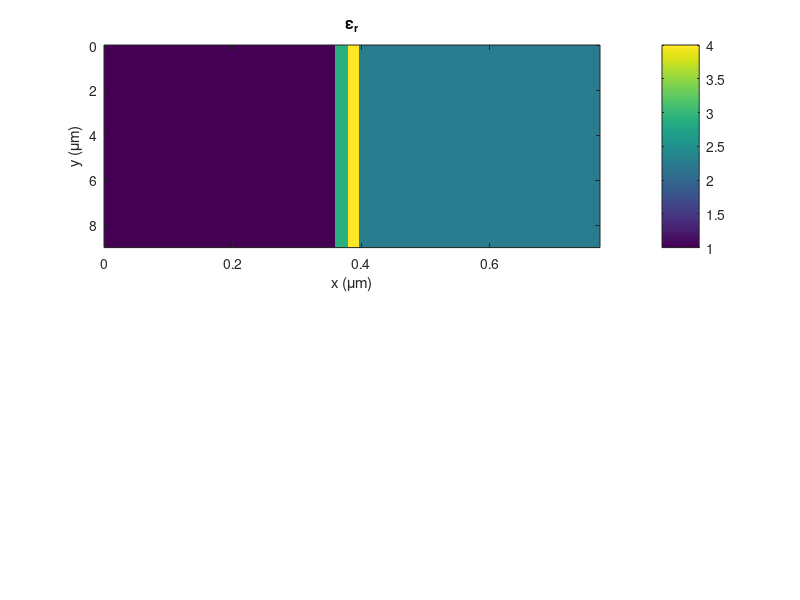

The MATLAB script that drew this image: (Note: this script raises an error after producing the figure.)
%%%%%%%%%%%%%%%%%%%%%%%%%%%%%%%%%%%%%%%%%%%%%%%%%%%%%%%%%%%%%%%%%%%%%%%%%%
%   Resonance Grating - FDFD Simulation
%       This MATLAB files simulates a single period of a rectangular
%       grating using the Finite-Difference Frequency Domain method.
%       The wavelength sweep goes from 2 um to 1 um.
%%%%%%%%%%%%%%%%%%%%%%%%%%%%%%%%%%%%%%%%%%%%%%%%%%%%%%%%%%%%%%%%%%%%%%%%%%
set(0,'DefaultFigureWindowStyle','docked');

% close all;
clc;
clear all;
close all;

% UNITS
micrometers = 1;
millimeters = 1e3 * micrometers;
meters = 1e3 * millimeters;
degrees = pi/180;
seconds = 1;
hertz = 1/seconds;
gigahertz = 1e9 * hertz;

% CONSTANTS
c0 = 299792458 * meters/seconds;

% POINTS FOR SWEEP 
Nf = 101;
tot_ref = zeros(1,Nf);
tot_trn = tot_ref;
tot_con = tot_ref;

% FIGURE SETTINGS 
fig = 1;        % 0 for no figures, 1 for figure animation

%%%%%%%%%%%%%%%%%%%%%%%%%%%%%%%%%%%%%%%%%%%%%%%%%%%%%%%%%%%%%%%%%%%%%%%%%
%% DEFINE SIMULATION PARAMETERS
%%%%%%%%%%%%%%%%%%%%%%%%%%%%%%%%%%%%%%%%%%%%%%%%%%%%%%%%%%%%%%%%%%%%%%%%%
% SOURCE PARAMETERS
lam0 = 1.55 * micrometers;
f0 = c0/lam0;
lam01 = 1.0 * micrometers;
lam02 = 2.1 * micrometers;
lam0f = linspace(lam01,lam02,Nf);

% GRATING PARAMETERS
lamd   = 1.55 * micrometers;        % Design wavelength
fd     = c0/lamd;                   % Design frequency
nclad1 = 1.0;                       % Reflection Region
nclad2 = 1.5;                       % Transmission Region
nslab  = 2.0;                       % Waveguide
ngrat  = 1.7;                       % Grating effective refractive index
L      = 0.5000*lamd;               % Grating period
ff     = 0.5;                       % Grating fill fraction
d      = 0.1500*lamd;               % Grating depth
t      = lamd/(4*nslab);            % Substrate thickness

% EXTERNAL MATERIALS
ur1 = 1.0;                    % Reflection region permeability
er1 = nclad1^2;               % Reflection region permittivity
ur2 = 1.0;                    % Transmission region permeability
er2 = nclad2^2;               % Transmission region permittivity

% GRID PARAMETERS
NRES = 60;                    % Grid resolution
BUFZ = 2*lam02 * [1 1];       % Spacer region above and below grating
DEV.NPML = [20 20];           % Size of PML at top and bottom of grid

%%%%%%%%%%%%%%%%%%%%%%%%%%%%%%%%%%%%%%%%%%%%%%%%%%%%%%%%%%%%%%%%%%%%%%%%%
%% CALCULATE OPTIMIZED GRID
%%%%%%%%%%%%%%%%%%%%%%%%%%%%%%%%%%%%%%%%%%%%%%%%%%%%%%%%%%%%%%%%%%%%%%%%%
% Consider wavelengths
lam_min = min([lam01 lam02])/max([nclad1 nclad2 nslab]);
dlam = lam_min/NRES; 

% Consider mechanical parameters
dmin = ff*L;   % Fill fraction is
dd = dmin/2;   % Delta for distance

% Choose the highest resolution
dx = dlam;
dy = dx;

% dx =    0.055172006602080
% dy = dx;

% Snap grid to critical dimension (in this case L and d+t)
Nx = 2*ceil(L/dx/2) + 1;      % First guess at grid spacing (odd for periodic)
Ny = ceil(d/dy);

% Calculate new grid resolutions
dx = L/Nx;
dy = d/Ny;

% Incorporate PML and spacer regions
Ny = Ny + DEV.NPML(1) + DEV.NPML(2) + ceil(BUFZ(1)/dy) + ceil(BUFZ(2)/dy);

% Calculate 2x grid
Nx2 = 2*Nx;
Ny2 = 2*Ny;
dx2 = dx/2;
dy2 = dy/2;
xa2 = [0:Nx2-1]*dx2;
ya2 = [0:Ny2-1]*dy2;

%%%%%%%%%%%%%%%%%%%%%%%%%%%%%%%%%%%%%%%%%%%%%%%%%%%%%%%%%%%%%%%%%%%%%%%%%
%% BUILD DEVICE ON 2x GRID
%%%%%%%%%%%%%%%%%%%%%%%%%%%%%%%%%%%%%%%%%%%%%%%%%%%%%%%%%%%%%%%%%%%%%%%%%
UR2 = ur1*ones(Nx2,Ny2);
ER2 = er1*ones(Nx2,Ny2);

% Calculate start and stop indices for filling in the grid
nt1 = 2*DEV.NPML(1) + ceil(BUFZ(1)/dy2);
nt2 = nt1 + round(t/dy2);
nt3 = nt2 + 1;
nt4 = nt3 + round(d/dy2);
nd2 = nt2;
nd1 = nt2 - round(d/dy2);
nx1 = round(Nx2*ff/2);
nx2 = round(Nx2 - Nx2*ff/2);

% Fill in the permeability regions
UR2(:,:) = 1.0;

% Fill in the permittivity regions
ER2(:,nt1:nt2) = nslab^2;
ER2(:,nt3:nt4) = ngrat^2;
ER2(:,1:nt1-1) = er2;
% ER2(nx1:nx2,nd1:nd2) = 1;

ER2 = fliplr(ER2);
figure('color','w');
if fig
    subplot(2,2,1:2);
end
imagesc(xa2,ya2,ER2);
title('\epsilon_r');
xlabel('x (\mum)'); ylabel('y (\mum)');
colorbar;

%%%%%%%%%%%%%%%%%%%%%%%%%%%%%%%%%%%%%%%%%%%%%%%%%%%%%%%%%%%%%%%%%%%%%%%%%
%% TMM 3D SWEEP
%%%%%%%%%%%%%%%%%%%%%%%%%%%%%%%%%%%%%%%%%%%%%%%%%%%%%%%%%%%%%%%%%%%%%%%%%
tf = linspace(0.01*lamd,lamd,Nf);
df = linspace(0.01*lamd,lamd,Nf);
nf = linspace(1,nslab,Nf);

% Device parameters
DEV.er1 = er1;
DEV.er2 = er2;
DEV.ur1 = ur1;
DEV.ur2 = ur2;
DEV.ER  = [ngrat^2 nslab^2];
DEV.UR  = [1.0 1.0];
DEV.L   = [d t];
DEV.NP  = 1;

% Source parameters
SRC.lam0  = 1.55 * micrometers;    % Free space wavelength
SRC.theta = 0 * degrees;
SRC.phi   = 0 * degrees;
SRC.ate   = 1;
SRC.atm   = 0;

for n = 1:Nf                % Sweep grating depth
    tic;
    for m = 1:Nf            % Sweep slab thickness
        for k = 1:Nf        % Sweep grating effective refractive index
            DEV.L  = [df(n) tf(m)];
            DEV.ER = [nf(k)^2 nslab^2];
            DAT = tmm1d(DEV,SRC);
            tot_ref(n,m,k) = DAT.REF;
%             tot_trn(n,m,k) = DAT.TRN;
%             tot_con(n,m,k) = tot_ref(n) + tot_trn(n);
            

%             subplot(2,2,3:4);
%             plot(df(1:n)./micrometers,100.*tot_ref(1:n),'r','linewidth',2);
%             hold on;
%             plot(df(1:n)./micrometers,100.*tot_trn(1:n),'b','linewidth',2);
%             plot(df(1:n)./micrometers,100.*tot_con(1:n),'--k','linewidth',2);
%             hold off;
%             title(['Grating Thickness Sweep']);
%             xlabel('Grating Depth(\mum)'); ylabel('Power (%)');
%             legend('Reflectance','Transmittance','Conservation');
%             xlim([df(1) df(end)]./micrometers); ylim([0 102]);
%             drawnow;
        end
    end
    clc;
            time = toc;
            mint = floor(time*(Nf-n)/60);
            sec = round((time*(Nf-n)/60 - mint)*60);
            disp(['Estimated Time: ' num2str(mint) ' minutes '...
                    num2str(sec) ' seconds']);
            disp([num2str(n) ' out of ' num2str(Nf) ' Iterations']);
end

figure('color','w');
for a = 1:Nf
surf(df./micrometers,tf./micrometers,tot_ref(:,:,a))
title(['Reflectance Effective Refractive Index ' num2str(nf(a))]);
xlabel('Grating Depth (\mum)');
ylabel('Slab Thickness (\mum)');
zlabel('Reflectance');
drawnow;
pause(1);
end
